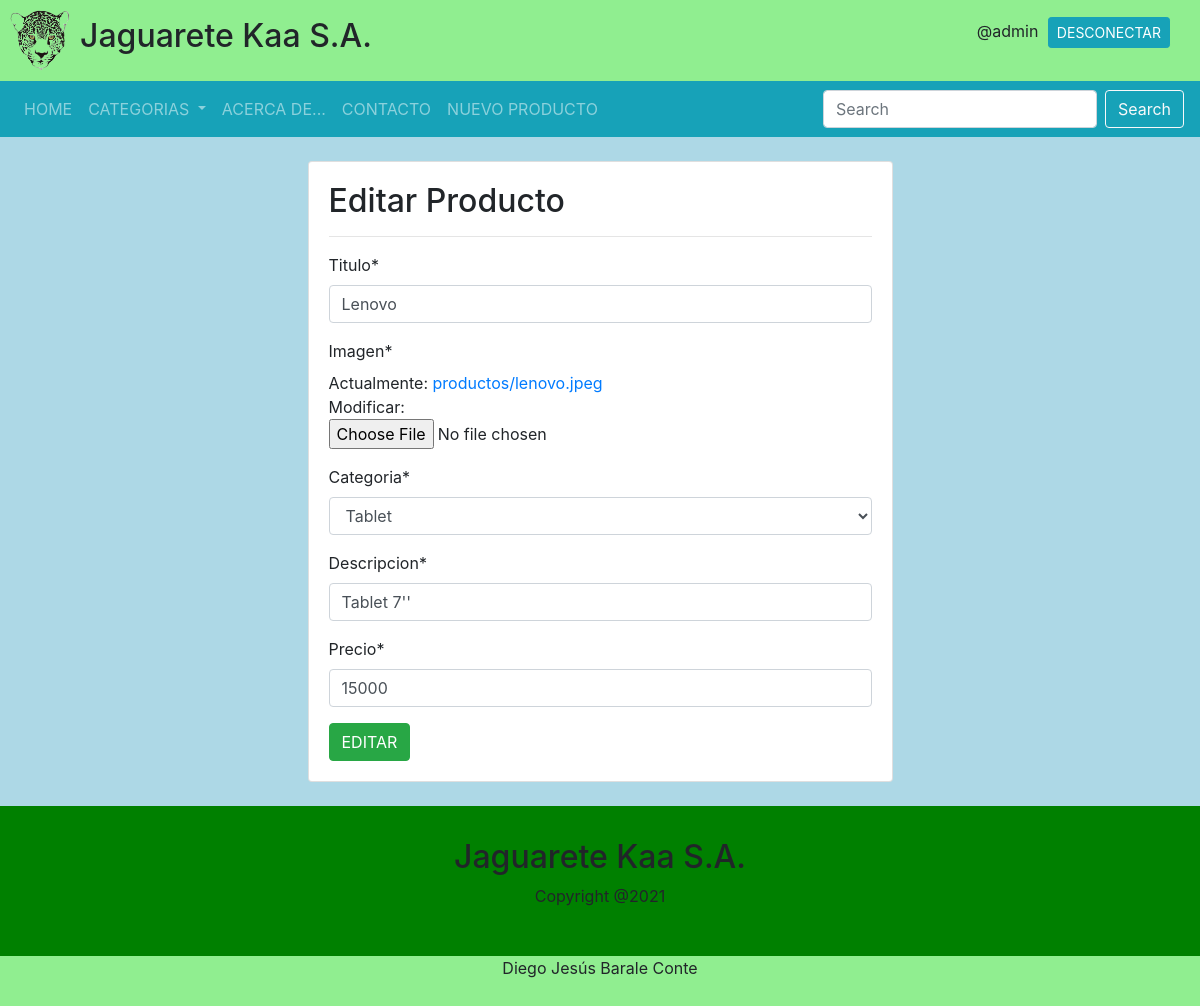
The page /editar/29/ (signed in) on the database its author committed.
### APP_PRODUCTOS/models.py (models this page shows, shortened)
class Producto(models.Model):
    titulo = models.CharField(max_length=100)
    imagen = models.ImageField(upload_to="productos", null="True")
    descripcion = models.CharField(max_length=100)
    precio = models.IntegerField()
    categoria = models.ForeignKey(Categoria, on_delete=models.PROTECT)

class Categoria(models.Model):
    descripcion = models.CharField(max_length=50)
    def __str__(self):
        return self.descripcion

### APP_PRODUCTOS/views.py (the view, shortened to what this page needs)
# urls.py: path('editar/<id>/', views.editar, name='editar'),
@permission_required('APP_PRODUCTOS.change_producto')
def editar(request, id):
    producto = get_object_or_404(Producto, id=id)
    data = {
            'form': ProductoForm(instance=producto)
            }
    return render(request, 'editar.html', data)

### APP_PRODUCTOS/forms.py
class ProductoForm(forms.ModelForm):
    class Meta:
        model = Producto
        fields = ['titulo', 'imagen', 'categoria', 'descripcion', 'precio']

### APP_PRODUCTOS/templates/editar.html (shortened to what this page needs)
{% extends 'layout.html' %}
{% block cuerpo %}
{% load crispy_forms_tags %}
<br>
	<div class="row">
		<div class="col-12 col-md-6	offset-md-3">
			<div class="card">
				<div class="card-body">
					<h2>Editar Producto</h2>
					<hr>
					<form action="" method="POST" enctype="multipart/form-data">
					{{ form | crispy }}
					<input type="submit" value="EDITAR" class="btn btn-success">
					</form>
				</div>
			</div>
		</div>
	</div>
	<br>
{% endblock %}

### templates/layout.html (shortened to what this page needs)
<!DOCTYPE html>
<html lang="es">
	<head>
		<link rel="stylesheet" href="https://cdn.jsdelivr.net/npm/bootstrap@4.6.0/dist/css/bootstrap.min.css">
		{% load static %}
		<link rel="stylesheet" href="{% static 'css/estilos.css'%}">
	</head>
	<body>
		<header>
			<div class="contenedor-logo">
				<a href="{% url 'principal' %}">
					<img src="{% static 'img/logo.png' %}" alt="Logo" class="logo">
				</a>
				<h2>Jaguarete Kaa S.A.</h2>
			</div>
			<div class="botones-login">
				<nav>
					<ul>
						{% if user.is_authenticated %}
						<li>@{{ user.username }}</li>
						<li><a href="{% url 'logout'%}?next={{request.path}}" class="btn btn-info btn-sm">DESCONECTAR</a></li>
						{% else %}
						<li><a href="{% url 'login'%}?next={{request.path}}" class="btn btn-info btn-sm">LOGIN</a></li>
						<li><a href="{% url 'registro' %}" class="btn btn-info btn-sm">REGISTRO</a></li>
						{% endif %}
					</ul>
				</nav>
			</div>
		</header>
		<div id="menu">
			<nav class="navbar navbar-expand-lg navbar-dark bg-info">
				<div class="collapse navbar-collapse" id="navbarSupportedContent">
					<ul class="navbar-nav mr-auto">
						<li class="nav-item {% if request.path == '/' %}active{% endif %}">
							<a class="nav-link" href="{% url 'principal' %}">HOME</a>
						</li>
						<li class="nav-item dropdown">
							<a class="nav-link dropdown-toggle" href="#" id="navbarDropdown" role="button" data-toggle="dropdown" aria-haspopup="true" aria-expanded="false">
								CATEGORIAS
							</a>
						</li>
						<li class="nav-item {% if request.path == '/acerca/' %}active{% endif %}">
							<a class="nav-link" href="{% url 'acerca_de' %}">ACERCA DE...</a>
						</li>
						<li class="nav-item">
							<a class="nav-link" href="mailto:jaguarete@gmail.com">CONTACTO</a>
						</li>
						{% if perms.APP_PRODUCTOS.add_producto %}
						<li class="nav-item {% if request.path == '/agregar/' %}active{% endif %}">
							<a class="nav-link" href="{% url 'agregar' %}">NUEVO PRODUCTO</a>
						</li>
						{% endif %}
					</ul>
					<form method="GET" action="{% url 'buscar' %}" class="form-inline my-2 my-lg-0">
						<input class="form-control mr-sm-2" type="search" placeholder="Search" aria-label="Search" name="buscar">
						<button class="btn btn-outline-light my-2 my-sm-0" type="submit">Search</button>
					</form>
				</div>
			</nav>
		</div>
		<div id="contenido">
			{% block cuerpo %} {% endblock %}
		</div>
		<footer>
			<div class="empresa">
				<h2>Jaguarete Kaa S.A.</h2>
				<p>Copyright @2021</p>
			</div>
			<div class="autor">
				<p>Diego Jesús Barale Conte</p>
			</div>
		</footer>
	</body>
</html>

### APP_PRINCIPAL/static/css/estilos.css (style rules this page uses)
* { margin: 0; padding: 0; }
body { background-color: lightblue; background-image: url("https://encrypted-tbn0.gstatic.com/images?q=tbn:ANd9GcSINSPx7xQ7vlQMbqUIRL9phcjY9re3D-oV2A&usqp=CAU"); background-repeat: no-repeat; background-size: cover; }
header { width: 100%; height: auto; background-color: lightgreen; display: flex; }
header > div { width: 50%; }
.logo { width: 60px; margin: 10px; }
.contenedor-logo { display: flex; align-items: center; }
nav { height: 100%; display: flex; justify-content: flex-end; align-items: center; }
nav > ul { margin-right: 30px }
nav > ul > li { display: inline; margin-left: 5px; }
#contenido { min-height: calc(100vh - 340px); }
footer { height: 200px; background-color: lightgreen; }
footer > .empresa { width: 100%; height: 150px; background-color: green; display: flex; flex-direction: column; justify-content: center; align-items: center; }
footer > .autor { text-align: center; }

### rows shown on the page
Producto: titulo "Lenovo", categoria "Tablet", precio "15000"
Categoria: descripcion "Tablet 7''"

### other values the page prints
{{ user.username }} "admin"
